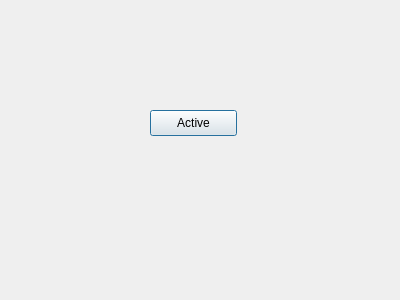
<?xml version="1.0" encoding="UTF-8"?>
<ui version="4.0">
 <class>Dialog</class>
 <widget class="QDialog" name="Dialog">
  <property name="geometry">
   <rect>
    <x>0</x>
    <y>0</y>
    <width>400</width>
    <height>300</height>
   </rect>
  </property>
  <property name="windowTitle">
   <string>Dialog</string>
  </property>
  <widget class="QPushButton" name="pushButton">
   <property name="geometry">
    <rect>
     <x>150</x>
     <y>110</y>
     <width>87</width>
     <height>26</height>
    </rect>
   </property>
   <property name="text">
    <string>Active</string>
   </property>
  </widget>
 </widget>
 <resources/>
 <connections/>
</ui>
